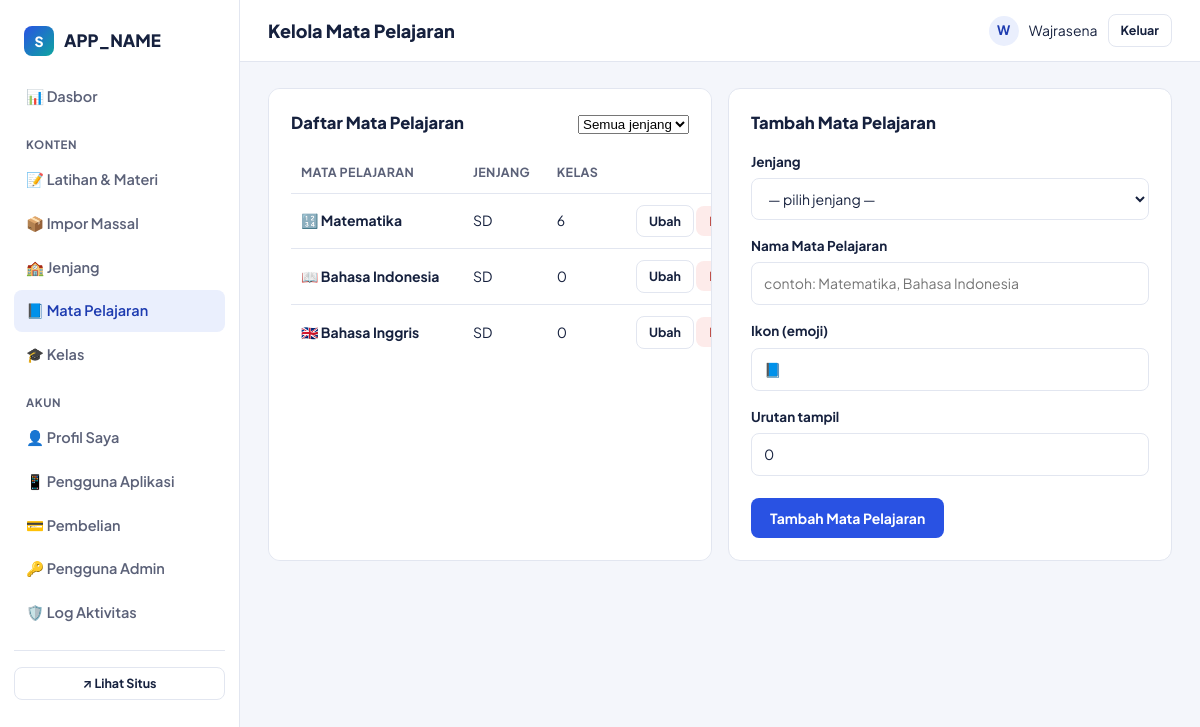
/admin/mapel.php (signed in), run on the app's committed database.
### tables this page shows
CREATE TABLE IF NOT EXISTS mapel (
    id          INT UNSIGNED AUTO_INCREMENT PRIMARY KEY,
    jenjang_id  INT UNSIGNED NOT NULL,
    nama        VARCHAR(100) NOT NULL,
    slug        VARCHAR(100) NOT NULL,
    emoji       VARCHAR(10)  NULL DEFAULT '📘',
    urutan      INT UNSIGNED NOT NULL DEFAULT 0,
    created_at  DATETIME NOT NULL DEFAULT CURRENT_TIMESTAMP,
    UNIQUE KEY uq_mapel_slug (jenjang_id, slug),
    CONSTRAINT fk_mapel_jenjang FOREIGN KEY (jenjang_id) REFERENCES jenjang(id) ON DELETE CASCADE
);

CREATE TABLE IF NOT EXISTS jenjang (
    id          INT UNSIGNED AUTO_INCREMENT PRIMARY KEY,
    nama        VARCHAR(60)  NOT NULL,
    slug        VARCHAR(60)  NOT NULL UNIQUE,
    deskripsi   VARCHAR(255) NULL,
    urutan      INT UNSIGNED NOT NULL DEFAULT 0,
    created_at  DATETIME NOT NULL DEFAULT CURRENT_TIMESTAMP
);

### includes/functions.php (called while the page is built, shortened)
<?php
require_once __DIR__ . '/db.php';
function h(?string $value): string
{
    return htmlspecialchars($value ?? '', ENT_QUOTES, 'UTF-8');
}
function url_publik(string $path = ''): string
{
    return rtrim(APP_URL, '/') . '/' . ltrim($path, '/');
}

### includes/db.php (called while the page is built, shortened)
<?php
function db(): PDO
{
    static $pdo = null;
    if ($pdo === null) {
        $dsn = 'mysql:host=' . DB_HOST . ';dbname=' . DB_NAME . ';charset=' . DB_CHARSET;
        $options = [
            PDO::ATTR_ERRMODE            => PDO::ERRMODE_EXCEPTION,
            PDO::ATTR_DEFAULT_FETCH_MODE => PDO::FETCH_ASSOC,
            PDO::ATTR_EMULATE_PREPARES   => false,
        ];
        try {
            $pdo = new PDO($dsn, DB_USER, DB_PASS, $options);
        } catch (PDOException $e) {
            error_log('Koneksi database gagal: ' . $e->getMessage());
            http_response_code(500);
            if (APP_ENV === 'production') {
                die('Situs sedang mengalami gangguan. Silakan coba beberapa saat lagi.');
            }
            die('Koneksi database gagal: ' . $e->getMessage());
        }
    }
    return $pdo;
}

### includes/auth.php (called while the page is built, shortened)
<?php
require_once __DIR__ . '/functions.php';
function admin_saat_ini(): ?array
{
    static $cache = null;
    if ($cache === null) {
        $stmt = db()->prepare('SELECT id, username, nama, peran, aktif FROM admin_users WHERE id = :id');
        $stmt->execute(['id' => $_SESSION['admin_id']]);
        $cache = $stmt->fetch() ?: null;
    }
    return $cache;
}

### admin/includes/bootstrap.php (called while the page is built, shortened)
<?php
require_once __DIR__ . '/../../includes/functions.php';
require_once __DIR__ . '/../../includes/auth.php';
$admin = admin_saat_ini();

### admin/mapel.php (the view, shortened to what this page needs)
<?php
require_once __DIR__ . '/includes/bootstrap.php';
$pdo = db();
$dataEdit = null;
$jenjangList = $pdo->query('SELECT * FROM jenjang ORDER BY urutan, nama')->fetchAll();
$sql = "SELECT m.*, j.nama AS jenjang_nama,
               (SELECT COUNT(*) FROM kelas k WHERE k.mapel_id = m.id) AS jumlah_kelas
        FROM mapel m JOIN jenjang j ON j.id = m.jenjang_id";
$params = [];
$sql .= ' ORDER BY j.urutan, m.urutan, m.nama';
$stmt = $pdo->prepare($sql);
$stmt->execute($params);
$daftarMapel = $stmt->fetchAll();
$judul_admin = 'Kelola Mata Pelajaran';
$menuAktif = 'mapel';
require __DIR__ . '/includes/admin_header.php';
?>
<div class="form-2col">
    <div class="panel">
        <div class="panel-head">
            <h2>Daftar Mata Pelajaran</h2>
            <form method="get" style="margin:0;">
                <select name="jenjang_id" onchange="this.form.submit()">
                    <option value="0">Semua jenjang</option>
                </select>
            </form>
        </div>
        <?php if ($daftarMapel): ?>
        <table class="tabel">
            <thead><tr><th>Mata Pelajaran</th><th>Jenjang</th><th>Kelas</th><th></th></tr></thead>
            <tbody>
            <?php foreach ($daftarMapel as $m): ?>
                <tr>
                    <td><?= h($m['emoji']) ?> <strong><?= h($m['nama']) ?></strong></td>
                    <td><?= h($m['jenjang_nama']) ?></td>
                    <td><?= (int)$m['jumlah_kelas'] ?></td>
                    <td class="aksi">
                        <a href="?edit=<?= (int)$m['id'] ?>" class="btn btn-outline btn-sm">Ubah</a>
                        <form method="post" style="display:inline;" onsubmit="return confirm('Hapus mata pelajaran &quot;<?= h(addslashes($m['nama'])) ?>&quot;? Semua kelas dan konten di dalamnya juga akan terhapus.');">
                            <button type="submit" class="btn btn-danger btn-sm">Hapus</button>
                        </form>
                    </td>
                </tr>
            <?php endforeach; ?>
            </tbody>
        </table>
        <?php else: ?>
            <p class="kosong-admin">Belum ada mata pelajaran.</p>
        <?php endif; ?>
    </div>
    <div class="panel">
        <div class="panel-head"><h2><?= $dataEdit ? 'Ubah Mata Pelajaran' : 'Tambah Mata Pelajaran' ?></h2></div>
        <?php if (!$jenjangList): ?>
            <p class="kosong-admin">Tambahkan jenjang terlebih dahulu sebelum membuat mata pelajaran.</p>
        <?php else: ?>
        <form method="post" class="form-grid">
            <div class="form-row">
                <label for="jenjang_id">Jenjang</label>
                <select id="jenjang_id" name="jenjang_id" required>
                    <option value="">— pilih jenjang —</option>
                </select>
            </div>
            <div class="form-row">
                <label for="nama">Nama Mata Pelajaran</label>
                <input type="text" id="nama" name="nama" required placeholder="contoh: Matematika, Bahasa Indonesia"
                       value="<?= h($dataEdit['nama'] ?? '') ?>">
            </div>
            <div class="form-row">
                <label for="emoji">Ikon (emoji)</label>
                <input type="text" id="emoji" name="emoji" maxlength="10" placeholder="📘"
                       value="<?= h($dataEdit['emoji'] ?? '📘') ?>">
            </div>
            <div class="form-row">
                <label for="urutan">Urutan tampil</label>
                <input type="number" id="urutan" name="urutan" value="<?= (int)($dataEdit['urutan'] ?? 0) ?>">
            </div>
            <div class="form-actions">
                <button type="submit" class="btn btn-primary"><?= $dataEdit ? 'Simpan Perubahan' : 'Tambah Mata Pelajaran' ?></button>
            </div>
        </form>
        <?php endif; ?>
    </div>
</div>
<?php require __DIR__ . '/includes/admin_footer.php'; ?>

### admin/includes/admin_header.php (shortened to what this page needs)
<?php
$judul_admin = $judul_admin ?? 'Dasbor';
$menuAktif = $menuAktif ?? '';
?>
<!DOCTYPE html>
<html lang="id">
<head>
<link rel="stylesheet" href="<?= h(url_publik('assets/css/admin.css')) ?>">
</head>
<body>
<div class="admin-shell">
    <aside class="sidebar">
        <div class="brand">
            <span class="mark">S</span>
            <span><?= h(APP_NAME) ?></span>
        </div>
        <nav>
            <a href="index.php" class="<?= $menuAktif === 'dasbor' ? 'aktif' : '' ?>">📊 Dasbor</a>
            <div class="grup-label">Konten</div>
            <a href="topik.php" class="<?= $menuAktif === 'topik' ? 'aktif' : '' ?>">📝 Latihan &amp; Materi</a>
            <a href="impor_massal.php" class="<?= $menuAktif === 'impor' ? 'aktif' : '' ?>">📦 Impor Massal</a>
            <a href="jenjang.php" class="<?= $menuAktif === 'jenjang' ? 'aktif' : '' ?>">🏫 Jenjang</a>
            <a href="mapel.php" class="<?= $menuAktif === 'mapel' ? 'aktif' : '' ?>">📘 Mata Pelajaran</a>
            <a href="kelas.php" class="<?= $menuAktif === 'kelas' ? 'aktif' : '' ?>">🎓 Kelas</a>
            <div class="grup-label">Akun</div>
            <a href="profil.php" class="<?= $menuAktif === 'profil' ? 'aktif' : '' ?>">👤 Profil Saya</a>
            <a href="pengguna_app.php" class="<?= $menuAktif === 'pengguna_app' ? 'aktif' : '' ?>">📱 Pengguna Aplikasi</a>
            <a href="pembelian.php" class="<?= $menuAktif === 'pembelian' ? 'aktif' : '' ?>">💳 Pembelian</a>
            <?php if ($admin['peran'] === 'super_admin'): ?>
            <a href="users.php" class="<?= $menuAktif === 'users' ? 'aktif' : '' ?>">🔑 Pengguna Admin</a>
            <a href="log.php" class="<?= $menuAktif === 'log' ? 'aktif' : '' ?>">🛡️ Log Aktivitas</a>
            <?php endif; ?>
        </nav>
        <div class="lihat-situs">
            <a href="<?= h(url_publik('index.php')) ?>" target="_blank" class="btn btn-outline btn-sm" style="width:100%;">↗ Lihat Situs</a>
        </div>
    </aside>
    <div class="admin-main">
        <div class="admin-topbar">
            <h1><?= h($judul_admin) ?></h1>
            <div class="admin-user">
                <div class="avatar"><?= h(strtoupper(substr($admin['nama'], 0, 1))) ?></div>
                <span><?= h($admin['nama']) ?></span>
                <a href="logout.php" class="btn btn-outline btn-sm">Keluar</a>
            </div>
        </div>
        <div class="admin-content">

### data on the page
mapel: emoji "🔢", nama "Matematika", jenjang.nama "SD", jumlah_kelas "6"
mapel: emoji "📖", nama "Bahasa Indonesia", jenjang.nama "SD", jumlah_kelas "0"
mapel: emoji "🇬🇧", nama "Bahasa Inggris", jenjang.nama "SD", jumlah_kelas "0"

### other printed values
APP_NAME "APP_NAME"
$judul_admin "Kelola Mata Pelajaran"
substr($admin['nama'], 0, 1) "W"
$admin['nama'] "Wajrasena"
